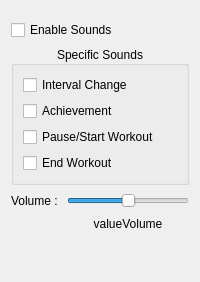
         <widget class="QWidget" name="tab_11">
          <attribute name="title">
           <string>General</string>
          </attribute>
          <layout class="QVBoxLayout" name="verticalLayout_16">
           <property name="topMargin">
            <number>20</number>
           </property>
           <item>
            <widget class="QCheckBox" name="checkBox_sound">
             <property name="sizePolicy">
              <sizepolicy hsizetype="Preferred" vsizetype="Preferred">
               <horstretch>0</horstretch>
               <verstretch>0</verstretch>
              </sizepolicy>
             </property>
             <property name="minimumSize">
              <size>
               <width>0</width>
               <height>20</height>
              </size>
             </property>
             <property name="text">
              <string>Enable Sounds</string>
             </property>
             <property name="marginLeft" stdset="0">
              <string/>
             </property>
             <property name="class" stdset="0">
              <string/>
             </property>
            </widget>
           </item>
           <item>
            <widget class="QGroupBox" name="groupBox">
             <property name="title">
              <string>Specific Sounds</string>
             </property>
             <property name="alignment">
              <set>Qt::AlignCenter</set>
             </property>
             <layout class="QVBoxLayout" name="verticalLayout_20">
              <item>
               <widget class="QCheckBox" name="checkBox_intervalSound">
                <property name="sizePolicy">
                 <sizepolicy hsizetype="Preferred" vsizetype="Preferred">
                  <horstretch>0</horstretch>
                  <verstretch>0</verstretch>
                 </sizepolicy>
                </property>
                <property name="minimumSize">
                 <size>
                  <width>0</width>
                  <height>20</height>
                 </size>
                </property>
                <property name="text">
                 <string>Interval Change</string>
                </property>
                <property name="class" stdset="0">
                 <string/>
                </property>
               </widget>
              </item>
              <item>
               <widget class="QCheckBox" name="checkBox_achievementSound">
                <property name="sizePolicy">
                 <sizepolicy hsizetype="Preferred" vsizetype="Preferred">
                  <horstretch>0</horstretch>
                  <verstretch>0</verstretch>
                 </sizepolicy>
                </property>
                <property name="minimumSize">
                 <size>
                  <width>0</width>
                  <height>20</height>
                 </size>
                </property>
                <property name="text">
                 <string>Achievement</string>
                </property>
                <property name="class" stdset="0">
                 <string/>
                </property>
               </widget>
              </item>
              <item>
               <widget class="QCheckBox" name="checkBox_pauseStartSound">
                <property name="minimumSize">
                 <size>
                  <width>0</width>
                  <height>20</height>
                 </size>
                </property>
                <property name="text">
                 <string>Pause/Start Workout</string>
                </property>
                <property name="class" stdset="0">
                 <string/>
                </property>
               </widget>
              </item>
              <item>
               <widget class="QCheckBox" name="checkBox_endWorkoutSound">
                <property name="minimumSize">
                 <size>
                  <width>0</width>
                  <height>20</height>
                 </size>
                </property>
                <property name="text">
                 <string>End Workout</string>
                </property>
                <property name="class" stdset="0">
                 <string/>
                </property>
               </widget>
              </item>
             </layout>
            </widget>
           </item>
           <item>
            <layout class="QGridLayout" name="gridLayout_2">
             <item row="0" column="0">
              <widget class="QLabel" name="label_8">
               <property name="minimumSize">
                <size>
                 <width>0</width>
                 <height>20</height>
                </size>
               </property>
               <property name="text">
                <string>Volume : </string>
               </property>
              </widget>
             </item>
             <item row="1" column="1">
              <widget class="QLabel" name="label_valueVolume">
               <property name="text">
                <string>valueVolume</string>
               </property>
               <property name="alignment">
                <set>Qt::AlignCenter</set>
               </property>
              </widget>
             </item>
             <item row="0" column="1">
              <widget class="QSlider" name="horizontalSlider_volume">
               <property name="minimumSize">
                <size>
                 <width>0</width>
                 <height>20</height>
                </size>
               </property>
               <property name="maximum">
                <number>100</number>
               </property>
               <property name="value">
                <number>50</number>
               </property>
               <property name="orientation">
                <enum>Qt::Horizontal</enum>
               </property>
              </widget>
             </item>
             <item row="2" column="1">
              <spacer name="verticalSpacer_11">
               <property name="orientation">
                <enum>Qt::Vertical</enum>
               </property>
               <property name="sizeHint" stdset="0">
                <size>
                 <width>20</width>
                 <height>40</height>
                </size>
               </property>
              </spacer>
             </item>
            </layout>
           </item>
          </layout>
         </widget>
